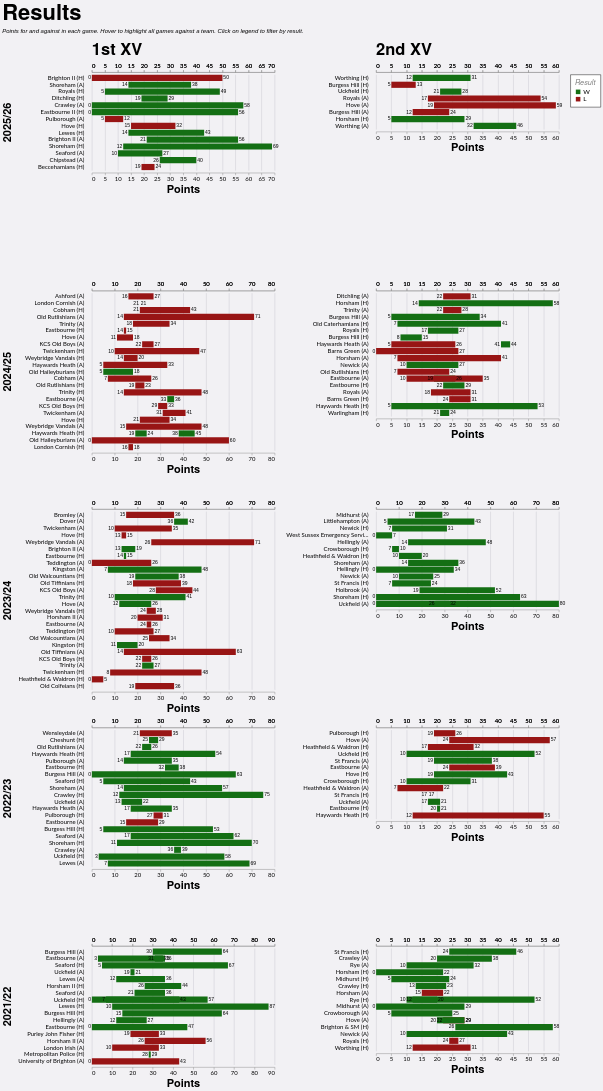

Write the Vega-Lite specification saved for this chart.
### Vega-Lite specification from a JSON file in a GitHub repository (floating-point values rounded to 4 significant figures; data arrays with more than 128 entries replaced by an {"elided": "..."} marker saying what was removed)
{"config": {"axis": {"labelFont": "Lato, sans-serif", "titleFont": "PT Sans Narrow, Helvetica Neue, Helvetica, Arial, sans-serif", "labelFontSize": 13, "titleFontSize": 24, "gridColor": "#202947", "gridOpacity": 0.2}, "header": {"labelFont": "PT Sans Narrow, Helvetica Neue, Helvetica, Arial, sans-serif", "titleFont": "PT Sans Narrow, Helvetica Neue, Helvetica, Arial, sans-serif", "labelFontSize": 24, "titleFontSize": 28, "labelFontWeight": "bold", "orient": "left"}, "legend": {"labelFont": "Lato, sans-serif", "titleFont": "PT Sans Narrow, Helvetica Neue, Helvetica, Arial, sans-serif", "labelFontSize": 14, "titleFontSize": 16, "titlePadding": 5, "fillColor": "white", "strokeColor": "black", "padding": 10, "titleFontWeight": "lighter", "titleFontStyle": "italic", "titleColor": "gray", "offset": 10}, "title": {"font": "PT Sans Narrow, Helvetica Neue, Helvetica, Arial, sans-serif", "fontSize": 48, "fontWeight": "bold", "anchor": "start", "align": "center", "titlePadding": 20, "subtitlePadding": 10, "subtitleFontSize": 13, "subtitleColor": "", "subtitleFontStyle": "italic", "offset": 15, "color": "black"}, "axisX": {"labelAngle": 0}, "facet": {"title": null, "header": null, "align": {"row": "each", "column": "each"}}, "resolve": {"scale": {"y": "independent", "facet": "independent"}}, "background": "#f2f1f4", "view": {"strokeWidth": 0}}, "data": {"name": "data-cfc62ca25fe272511ae6e201b5870002"}, "facet": {"column": {"field": "squad", "header": {"labelAnchor": "start", "labelExpr": "datum.value + ' XV'", "labelFontSize": 36, "title": null}, "title": null, "type": "nominal"}, "row": {"field": "season", "sort": {"field": "season", "order": "descending"}, "title": null, "type": "nominal"}}, "spec": {"layer": [{"mark": {"type": "bar"}, "encoding": {"color": {"field": "result", "legend": {"orient": "right", "title": "Result", "titleOrient": "top"}, "scale": {"domain": ["W", "L"], "range": ["#146f14", "#981515"]}, "type": "nominal"}, "detail": {"field": "game_id", "type": "nominal"}, "opacity": {"condition": {"param": "param_4", "value": 1.0, "empty": true}, "value": 0.2}, "x": {"axis": {"offset": 5, "orient": "bottom"}, "field": "pf", "title": "Points", "type": "quantitative"}, "x2": {"field": "pa"}, "y": {"axis": {"domain": false, "grid": false, "offset": 15, "ticks": false, "title": null}, "field": "game_label", "sort": {"field": "date", "order": "descending"}, "title": null, "type": "nominal"}}, "name": "view_2"}, {"mark": {"type": "text", "align": "right", "dx": -2, "dy": 0}, "encoding": {"color": {"value": "black"}, "detail": {"field": "game_id", "type": "nominal"}, "opacity": {"condition": {"param": "param_4", "value": 1.0, "empty": true}, "value": 0.2}, "text": {"field": "loser", "type": "nominal"}, "x": {"axis": {"offset": 5, "orient": "top"}, "field": "loser", "title": null, "type": "quantitative"}, "y": {"axis": {"domain": false, "grid": false, "offset": 15, "ticks": false, "title": null}, "field": "game_label", "sort": {"field": "date", "order": "descending"}, "title": null, "type": "nominal"}}}, {"mark": {"type": "text", "align": "left", "dx": 2, "dy": 0}, "encoding": {"color": {"value": "black"}, "detail": {"field": "game_id", "type": "nominal"}, "opacity": {"condition": {"param": "param_4", "value": 1.0, "empty": true}, "value": 0.2}, "text": {"field": "winner", "type": "nominal"}, "x": {"axis": {"offset": 5, "orient": "top"}, "field": "winner", "title": null, "type": "quantitative"}, "y": {"axis": {"domain": false, "grid": false, "offset": 15, "ticks": false, "title": null}, "field": "game_label", "sort": {"field": "date", "order": "descending"}, "title": null, "type": "nominal"}}}], "height": {"step": 15}, "transform": [{"filter": {"param": "param_5"}}], "width": 400}, "params": [{"name": "param_4", "select": {"type": "point", "clear": "mouseout", "fields": ["opposition"], "on": "hover"}, "views": ["view_2"]}, {"name": "param_5", "select": {"type": "point", "fields": ["result"]}, "bind": "legend", "views": ["view_2"]}], "resolve": {"scale": {"x": "independent", "y": "independent"}}, "spacing": 10, "title": {"text": "Results", "subtitle": "Points for and against in each game. Hover to highlight all games against a team. Click on legend to filter by result."}, "$schema": "https://vega.github.io/schema/vega-lite/v5.20.1.json", "datasets": {"data-cfc62ca25fe272511ae6e201b5870002": {"elided": "176 records"}}}
